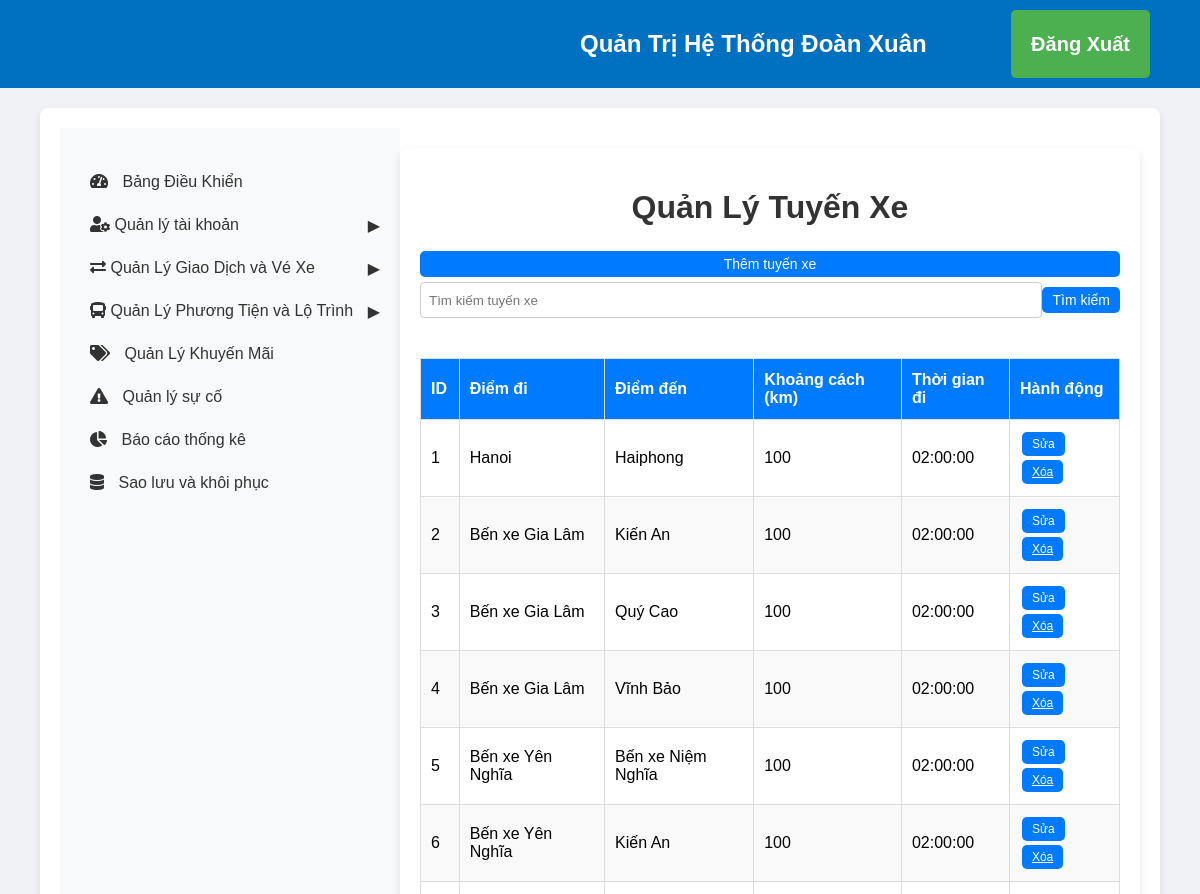
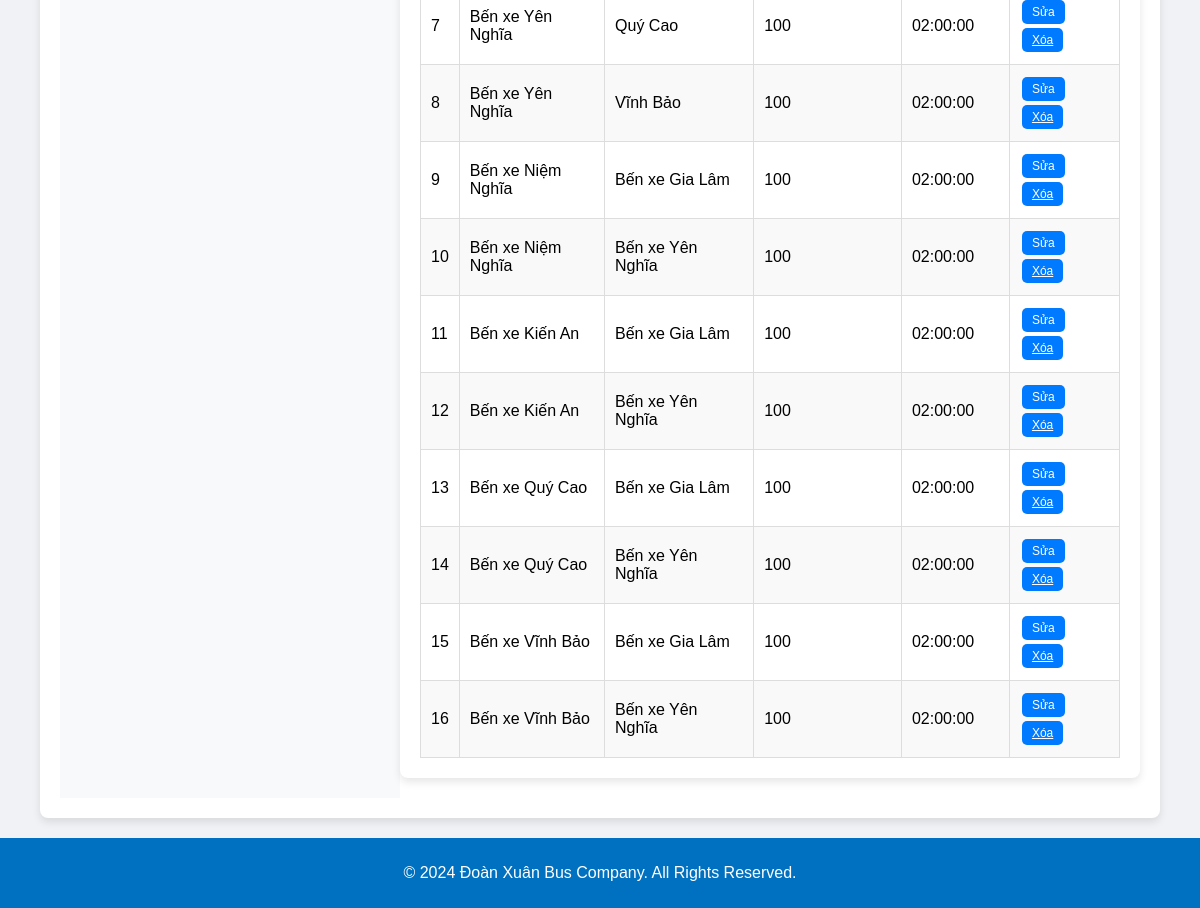
The page /admin/routes.php (signed in) on the database its author committed (2 pictures, top to bottom).
### tables this page shows
CREATE TABLE `tuyenxe` (
  `TuyenXeID` int(11) NOT NULL,
  `MaTuyenXe` int(11) NOT NULL,
  `DiemDi` varchar(100) DEFAULT NULL,
  `DiemDen` varchar(100) DEFAULT NULL,
  `KhoangCach` int(11) DEFAULT NULL,
  `ThoiGianDi` time DEFAULT NULL,
  PRIMARY KEY (`TuyenXeID`)
);

### admin/routes.php (the view, shortened to what this page needs)
<link rel="stylesheet" href="css_admin/admin_styles.css">
<?php
require '../config.php';
require 'includes_admin/admin_header.php';
require 'includes_admin/admin_sidebar.php';
$searchQuery = "";
if (isset($_POST['search'])) {
    $searchQuery = $_POST['searchQuery'];
    $sql = "SELECT * FROM TuyenXe WHERE DiemDi LIKE ? OR DiemDen LIKE ?";
    $stmt = $conn->prepare($sql);
    $searchTerm = "%" . $searchQuery . "%";
    $stmt->bind_param('ss', $searchTerm, $searchTerm);
} else {
    $sql = "SELECT * FROM TuyenXe";
    $stmt = $conn->prepare($sql);
}
$stmt->execute();
$result = $stmt->get_result();
?>
<div class="main-content container mt-4">
    <h1>Quản Lý Tuyến Xe</h1>
    <button id="showAddRouteForm" class="custom-button">Thêm tuyến xe</button>
    <form method="POST" action="routes.php" class="form-inline">
        <input type="text" name="searchQuery" placeholder="Tìm kiếm tuyến xe" class="form-control" value="<?= $searchQuery ?>">
        <button type="submit" name="search" class="custom-button">Tìm kiếm</button>
    </form>
    <table class="custom-table">
        <thead>
            <tr>
                <th>ID</th>
                <th>Điểm đi</th>
                <th>Điểm đến</th>
                <th>Khoảng cách (km)</th>
                <th>Thời gian đi</th>
                <th>Hành động</th>
            </tr>
        </thead>
        <tbody>
            <?php while ($row = $result->fetch_assoc()): ?>
            <tr data-id="<?= $row['TuyenXeID'] ?>">
                <td><?= $row['TuyenXeID'] ?></td>
                <td class="editable" data-field="DiemDi"><?= $row['DiemDi'] ?></td>
                <td class="editable" data-field="DiemDen"><?= $row['DiemDen'] ?></td>
                <td class="editable" data-field="KhoangCach"><?= $row['KhoangCach'] ?></td>
                <td class="editable" data-field="ThoiGianDi"><?= $row['ThoiGianDi'] ?></td>
                <td>
                    <button class="edit-button small-button custom-button">Sửa</button>
                    <a href="routes.php?delete=<?= $row['TuyenXeID'] ?>" onclick="return confirm('Bạn có chắc chắn muốn xóa?')" class="small-button custom-button">Xóa</a>
                </td>
            </tr>
            <?php endwhile; ?>
        </tbody>
    </table>
</div>
<?php
require 'includes_admin/admin_footer.php';
?>

### admin/css_admin/admin_styles.css (style rules this page uses)
body { font-family: Arial, sans-serif; margin: 0; padding: 0; }
.container { display: flex; flex: 1; margin-right: 0px; margin-left: 0px; width: 1500px; }
table { width: 100%; border-collapse: collapse; }
table, th, td { border: 1px solid #ddd; padding: 8px; }
table th { background-color: #f2f2f2; }
.main-content { flex: 1; margin-left: 10px; background-color: #fff; display: flex; flex-direction: column; width: 2000px; }
body { font-family: 'Arial', sans-serif; }

### admin/routes.php (style rules this page uses)
body { font-family: 'Arial', sans-serif; background-color: #f0f2f5; margin: 0; padding: 0; }
.container { width: 90%; max-width: 1400px; margin: 20px auto; padding: 20px; background-color: #ffffff; border-radius: 8px; box-shadow: 0 4px 8px rgba(0, 0, 0, 0.1); }
h1 { text-align: center; color: #333; margin-bottom: 20px; }
.custom-button { background-color: #007bff; color: #fff; border: none; padding: 5px 10px; cursor: pointer; border-radius: 5px; text-align: center; display: inline-block; margin: 5px 0; transition: background-color 0.3s, transform 0.3s; font-size: 14px; }
.form-inline { display: flex; justify-content: center; margin-bottom: 20px; }
.form-inline input[type="text"] { flex: 1; padding: 8px; border: 1px solid #ccc; border-radius: 4px; box-sizing: border-box; transition: border-color 0.3s; }
.custom-table { width: 100%; border-collapse: collapse; margin-top: 20px; }
.custom-table th, .custom-table td { border: 1px solid #ddd; padding: 10px; text-align: left; transition: background-color 0.3s; }
.custom-table th { background-color: #f4f4f4; color: #333; }
.custom-table tr:nth-child(even) { background-color: #f9f9f9; }
.custom-table th { padding-top: 12px; padding-bottom: 12px; background-color: #007bff; color: white; }
.small-button { padding: 5px 10px; font-size: 12px; margin: 2px; }

### rows shown on the page
tuyenxe: TuyenXeID "1", DiemDi "Hanoi", DiemDen "Haiphong", KhoangCach "100", ThoiGianDi "02:00:00"
tuyenxe: TuyenXeID "2", DiemDi "Bến xe Gia Lâm", DiemDen "Kiến An", KhoangCach "100", ThoiGianDi "02:00:00"
tuyenxe: TuyenXeID "3", DiemDi "Bến xe Gia Lâm", DiemDen "Quý Cao", KhoangCach "100", ThoiGianDi "02:00:00"
tuyenxe: TuyenXeID "4", DiemDi "Bến xe Gia Lâm", DiemDen "Vĩnh Bảo", KhoangCach "100", ThoiGianDi "02:00:00"
tuyenxe: TuyenXeID "5", DiemDi "Bến xe Yên Nghĩa", DiemDen "Bến xe Niệm Nghĩa", KhoangCach "100", ThoiGianDi "02:00:00"
tuyenxe: TuyenXeID "6", DiemDi "Bến xe Yên Nghĩa", DiemDen "Kiến An", KhoangCach "100", ThoiGianDi "02:00:00"
tuyenxe: TuyenXeID "7", DiemDi "Bến xe Yên Nghĩa", DiemDen "Quý Cao", KhoangCach "100", ThoiGianDi "02:00:00"
tuyenxe: TuyenXeID "8", DiemDi "Bến xe Yên Nghĩa", DiemDen "Vĩnh Bảo", KhoangCach "100", ThoiGianDi "02:00:00"
tuyenxe: TuyenXeID "9", DiemDi "Bến xe Niệm Nghĩa", DiemDen "Bến xe Gia Lâm", KhoangCach "100", ThoiGianDi "02:00:00"
tuyenxe: TuyenXeID "10", DiemDi "Bến xe Niệm Nghĩa", DiemDen "Bến xe Yên Nghĩa", KhoangCach "100", ThoiGianDi "02:00:00"
tuyenxe: TuyenXeID "11", DiemDi "Bến xe Kiến An", DiemDen "Bến xe Gia Lâm", KhoangCach "100", ThoiGianDi "02:00:00"
tuyenxe: TuyenXeID "12", DiemDi "Bến xe Kiến An", DiemDen "Bến xe Yên Nghĩa", KhoangCach "100", ThoiGianDi "02:00:00"
tuyenxe: TuyenXeID "13", DiemDi "Bến xe Quý Cao", DiemDen "Bến xe Gia Lâm", KhoangCach "100", ThoiGianDi "02:00:00"
tuyenxe: TuyenXeID "14", DiemDi "Bến xe Quý Cao", DiemDen "Bến xe Yên Nghĩa", KhoangCach "100", ThoiGianDi "02:00:00"
tuyenxe: TuyenXeID "15", DiemDi "Bến xe Vĩnh Bảo", DiemDen "Bến xe Gia Lâm", KhoangCach "100", ThoiGianDi "02:00:00"
tuyenxe: TuyenXeID "16", DiemDi "Bến xe Vĩnh Bảo", DiemDen "Bến xe Yên Nghĩa", KhoangCach "100", ThoiGianDi "02:00:00"
